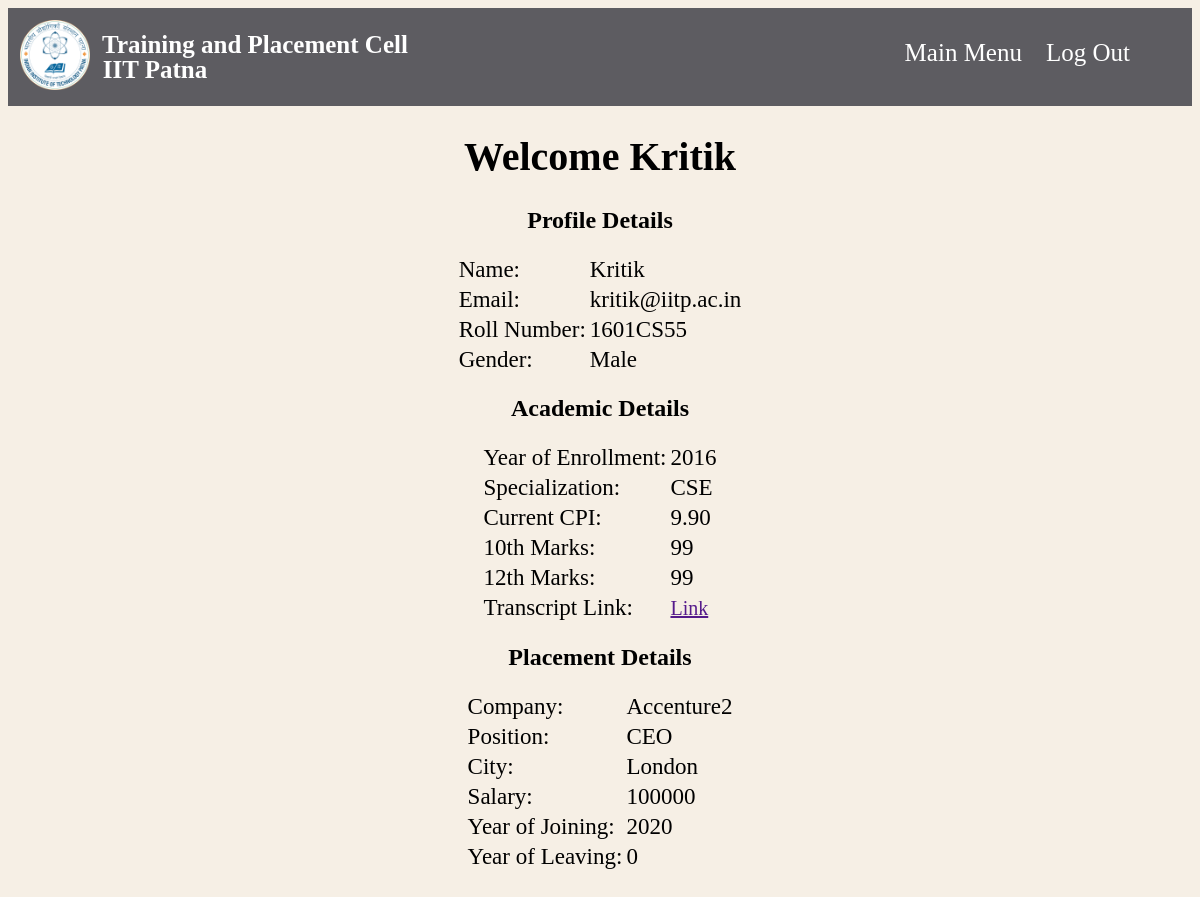
Page /profile_alumnus.php (signed in) on the committed database.
### tables this page shows
CREATE TABLE `alumnus` (
  `Email` varchar(100) DEFAULT NULL,
  `Password` varchar(100) DEFAULT NULL,
  `Name` varchar(100) DEFAULT NULL,
  `RollNo` varchar(8) DEFAULT NULL,
  `Specialization` varchar(100) DEFAULT NULL,
  `Gender` varchar(100) DEFAULT NULL,
  `YoE` int(11) DEFAULT NULL,
  `isVerified` int(11) NOT NULL DEFAULT 0,
  `Transcript` longtext DEFAULT NULL
);

CREATE TABLE `marks` (
  `RollNo` varchar(100) DEFAULT NULL,
  `Std10` int(11) DEFAULT NULL,
  `Std12` int(11) DEFAULT NULL,
  `CPI` decimal(4,2) DEFAULT NULL
);

CREATE TABLE `placement` (
  `RollNo` varchar(8) DEFAULT NULL,
  `Company` varchar(100) DEFAULT NULL,
  `Position` varchar(100) DEFAULT NULL,
  `City` varchar(100) DEFAULT NULL,
  `CTC` int(11) DEFAULT 0,
  `YoJ` int(11) DEFAULT 0,
  `YoL` int(11) DEFAULT 0,
  `offerct` int(11) NOT NULL DEFAULT 0
);

### profile_alumnus.php (the view, shortened to what this page needs)
<?php
require 'config.php';
$RollNo = $_SESSION['sess_user'];
$result = mysqli_query($conn, "select * from alumnus where RollNo = '$RollNo'");
$row = mysqli_fetch_array($result);
$result2 = mysqli_query($conn, "select * from marks where RollNo = '$RollNo'");
$row2 = mysqli_fetch_array($result2);
$result3 = mysqli_query($conn, "select * from placement where RollNo = '$RollNo'");
$row3 = mysqli_fetch_array($result3);
$Name = $row["Name"];
$Email = $row["Email"];
$RollNo = $row["RollNo"];
$Gender = $row["Gender"];
$YoE = $row["YoE"];
$Specialization = $row["Specialization"];
$CPI = $row2["CPI"];
$Std10 = $row2["Std10"];
$Std12 = $row2["Std12"];
$Transcript = $row["Transcript"];
$Company = $row3["Company"];
$Position = $row3["Position"];
$City = $row3["City"];
$CTC = $row3["CTC"];
$YoJ = $row3["YoJ"];
$YoL = $row3["YoL"];
?>
<!DOCTYPE html>
<html>
<head>
    <link rel="stylesheet" href="styles.css">
</head>
<center>
<body>
<div class="header">
        <a href="index.php" class="logo">
            <div class="header-left">
                <img src="IITP_Logo.png" alt="IIT Patna Logo" width="70px" height="70px">
            </div>
            <div class="header-text">
                Training and Placement Cell
            </div>
            <div class="header-text1">
                IIT Patna
            </div>
        </a>
        <div class="header-right">
            <a href="welcome_alumnus.php">Main Menu</a>
            <a href="logout.php">Log Out</a>
        </div>
    </div>
    <h1> <?php echo "Welcome ".$Name; ?> </h1>
    <h2> Profile Details </h2>
    <table>
        <tr>
            <td>Name:       </td>
            <td><?php echo $Name; ?></td>
</tr>
        <tr>
            <td>Email:      </td>
            <td><?php echo $Email; ?></td>
</tr>
        <tr>
            <td>Roll Number:      </td>
            <td><?php echo $RollNo; ?></td>
</tr>
        <tr>
            <td>Gender:      </td>
            <td><?php echo $Gender; ?></td>
</tr>
</table>
<h2> Academic Details </h2>
<table>
        <tr>
            <td>Year of Enrollment:      </td>
            <td><?php echo $YoE; ?></td>
</tr>
        <tr>
            <td>Specialization:      </td>
            <td><?php echo $Specialization; ?></td>
</tr>
        <tr>
            <td>Current CPI:     </td>
            <td><?php echo $CPI; ?></td>
</tr>
        <tr>
            <td>10th Marks:     </td>
            <td><?php echo $Std10 ?></td>
</tr>
        <tr>
            <td>12th Marks:     </td>
            <td><?php echo $Std12; ?></td>
</tr>
        <tr>
            <td>Transcript Link:     </td>
            <td><a href="<?php echo $Transcript; ?>"> Link </a></td>
</tr>
</table>
<h2> Placement Details </h2>
<table>
    <tr>
        <td>Company:       </td>
        <td><?php echo $Company; ?></td>
</tr>
    <tr>
        <td>Position:      </td>
        <td><?php echo $Position; ?></td>
</tr>
    <tr>
        <td>City:      </td>
        <td><?php echo $City; ?></td>
</tr>
    <tr>
        <td>Salary:      </td>
        <td><?php echo $CTC; ?></td>
</tr>
    <tr>
        <td>Year of Joining:      </td>
        <td><?php echo $YoJ; ?></td>
</tr>
    <tr>
        <td>Year of Leaving:      </td>
        <td><?php echo $YoL; ?></td>
</tr>
</table>
<br/>
<br/>
</center>
</body>
</html>

### styles.css (style rules this page uses)
body { background-color: rgb(246, 239, 229); }
.header { overflow: hidden; background-color: #5d5c61; margin-bottom: 10px; }
.header a { float: left; color: rgb(255, 255, 255); text-align: center; padding: 12px; text-decoration: none; font-size: 25px; line-height: 25px; border-radius: 4px; }
.header a.logo { font-size: 25px; font-weight: bold; }
.header-left { float: left; }
.header-right { padding-top: 20px; padding-right: 50px; float: right; }
.header-text { padding-top: 12px; width: 400px; }
.header-text1 { width: 200px; }
h1 { font-size: 40px; }
a { font-size: 20px; }
tr { font-size: 23px; }

### rows in the picture
alumnus: Name "Kritik", Email "kritik@iitp.ac.in", RollNo "1601CS55", Gender "Male", YoE "2016", Specialization "CSE"
marks: CPI "9.90", Std10 "99", Std12 "99"
placement: Company "Accenture2", Position "CEO", City "London", CTC "100000", YoJ "2020", YoL "0"
